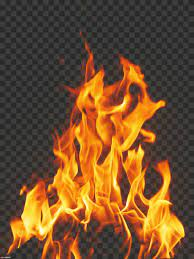
#> input picture fire.jpeg, 194 x 259 px
$ python image_rotation.py
#> lines starting #> are read from the running program, lines starting #| are printed output that depends on the picture
import cv2
import time
image=cv2.imread("fire.jpeg")
#> image is the input picture: shape (259, 194, 3); mean B, G, R 44.9, 80, 115.6
def rotation_image(img,angle,scale,point=None):
#> called with angle = -45, scale = 1
    (height,width)=img.shape[:2]
#> height = 259; width = 194
    if point==None:
        point=(img.shape[1]//2,img.shape[0]//2)
#> point = (97, 129)
    rot_matrix=cv2.getRotationMatrix2D(point,angle,scale)
    dimension=(width,height)
#> dimension = (194, 259)
    return cv2.warpAffine(img,rot_matrix,dimension)
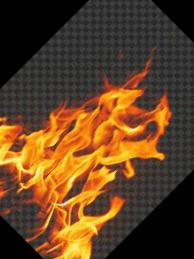
#> returned value: shape (259, 194, 3); mean of channels 0, 1, 2 35, 65.5, 97.1; drawn as B, G, R
count=1.0
angle=1
img=rotation_image(image,-45,count)
while True:
    img2=rotation_image(img,angle,count)
#> call 2 of rotation_image, with angle = 1, scale = 1
#> in rotation_image (call 2), `return cv2.warpAffine(img,rot_matrix,dimension)`:
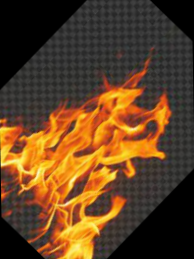
#> returned value: shape (259, 194, 3); mean of channels 0, 1, 2 35, 65.4, 97; drawn as B, G, R
    img2=cv2.resize(img2,(500,500))
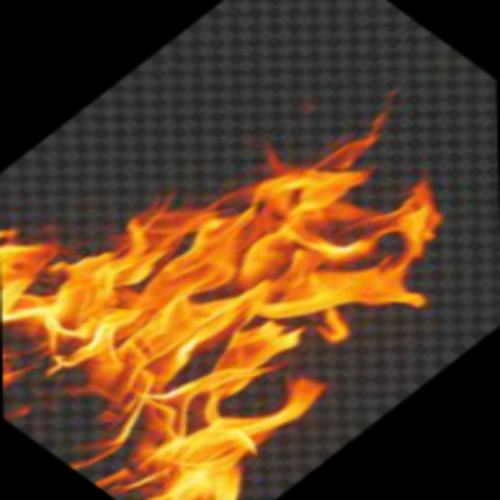
#> img2: shape (500, 500, 3); mean B, G, R 34.9, 65.3, 96.9
    cv2.imshow("windo)w",img2)
    time.sleep(0.01)
    angle=(angle+1)%360
    if cv2.waitKey(1)==ord('q'):
#> (key q is pressed here)
        break
cv2.destroyAllWindows()

$ run again, with face.jpeg copied over fire.jpeg
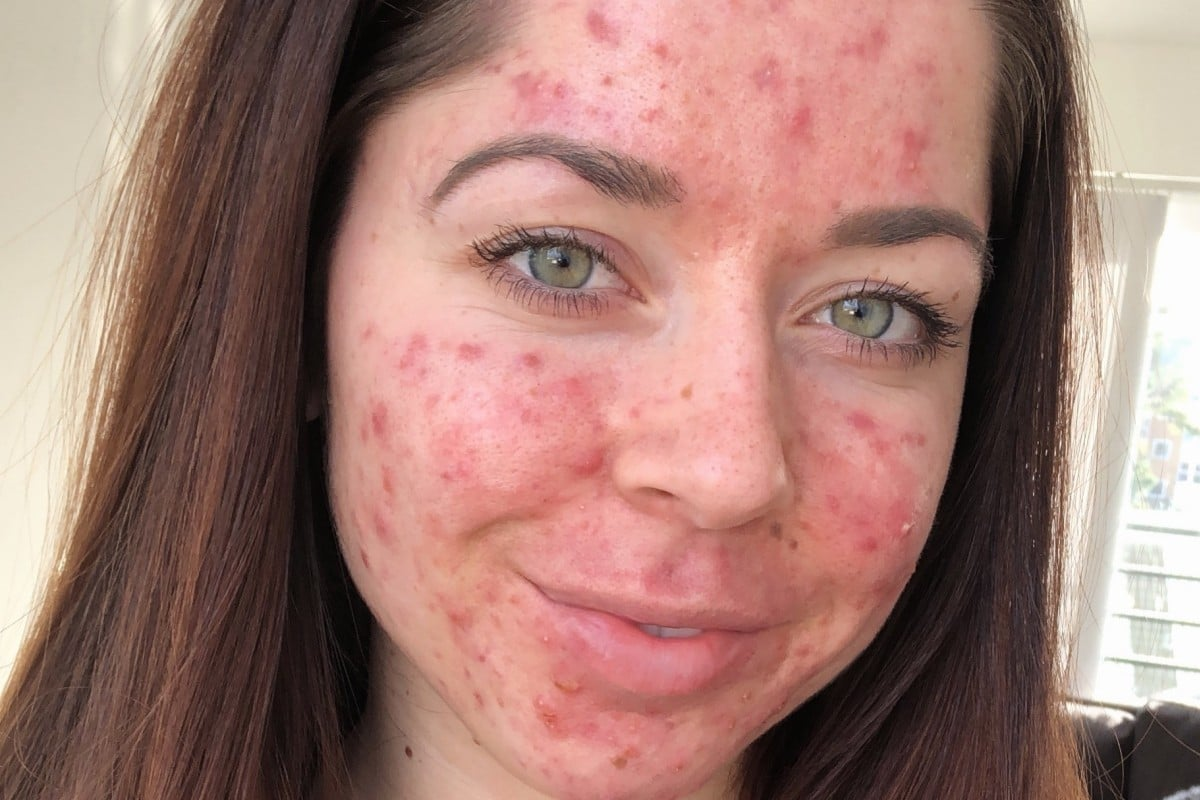
#> input picture face.jpeg, 1200 x 800 px
#> image is the input picture: shape (800, 1200, 3); mean B, G, R 113.7, 122.4, 160.5
#> in rotation_image (call 2), `return cv2.warpAffine(img,rot_matrix,dimension)`:
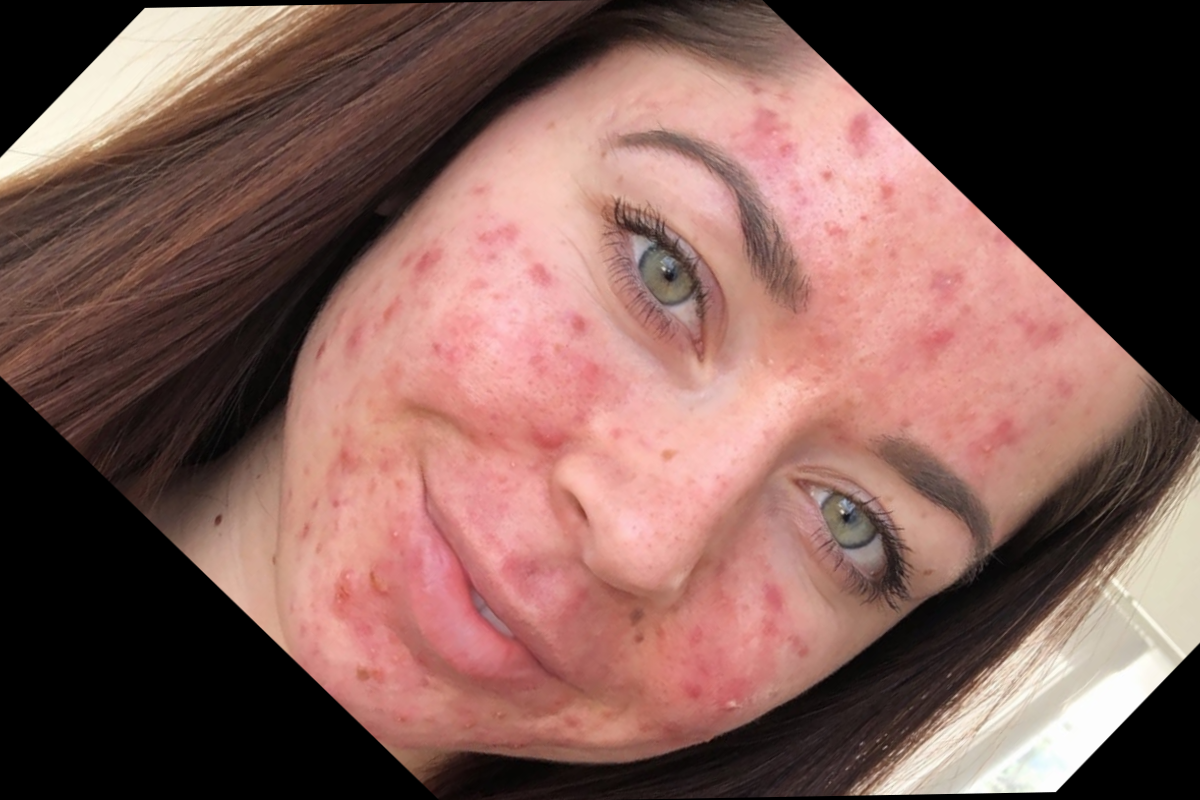
#> returned value: shape (800, 1200, 3); mean of channels 0, 1, 2 86, 92.3, 127.2; drawn as B, G, R
#> `img2=cv2.resize(img2,(500,500))`:
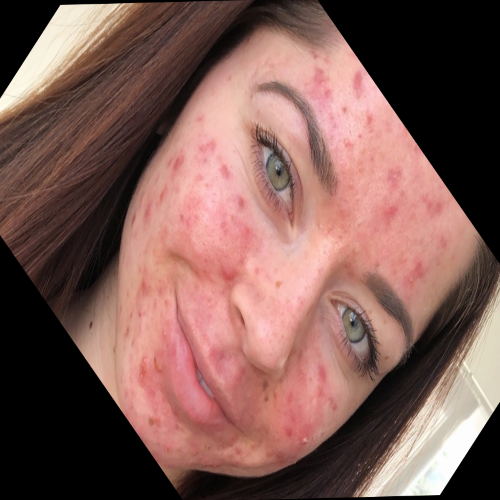
#> img2: shape (500, 500, 3); mean B, G, R 85.9, 92.2, 127.1
